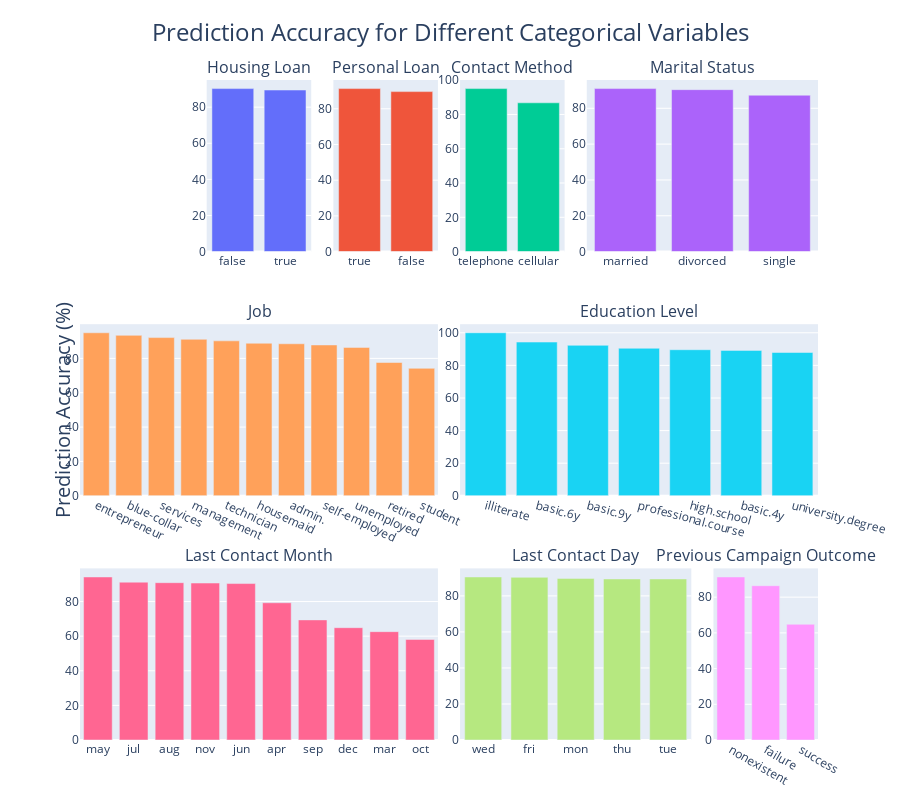

The code cell stored with this chart in its notebook:
### Markdown cell above
Calculated the prediction accuracies for different categorical variables.

### Code cell
# Create subplots of bar charts for each categorical feature and combine them in a single plot to investigate prediction accuracy
fig7 = make_subplots(rows=3, cols=6, specs=[[None, {}, {}, {}, {'colspan': 2}, None], 
                                            [{'colspan': 3}, None, None, {'colspan': 3}, None, None], 
                                            [{'colspan': 3}, None, None, {'colspan': 2}, None, {}]], 
                     subplot_titles=('Housing Loan', 'Personal Loan', 'Contact Method', 'Marital Status', 
                                     'Job', 'Education Level', 'Last Contact Month', 'Last Contact Day', 'Previous Campaign Outcome'), vertical_spacing = 0.11, horizontal_spacing = 0.03)

fig7.add_trace(go.Bar(x = accuracy_housing.index, y = accuracy_housing, hovertemplate = 'housing: %{x}<br>accuracy: %{y} %<extra></extra>'), row = 1, col = 2)
fig7.add_trace(go.Bar(x = accuracy_loan.index, y = accuracy_loan, hovertemplate = 'loan: %{x}<br>accuracy: %{y} %<extra></extra>'), row = 1, col = 3)
fig7.add_trace(go.Bar(x = accuracy_contact.index, y = accuracy_contact, hovertemplate = 'contact: %{x}<br>accuracy: %{y} %<extra></extra>'), row = 1, col = 4)
fig7.add_trace(go.Bar(x = accuracy_marital.index, y = accuracy_marital, hovertemplate = 'marital: %{x}<br>accuracy: %{y} %<extra></extra>'), row = 1, col = 5)
fig7.add_trace(go.Bar(x = accuracy_job.index, y = accuracy_job, hovertemplate = 'job: %{x}<br>accuracy: %{y} %<extra></extra>'), row = 2, col = 1)
fig7.add_trace(go.Bar(x = accuracy_education.index, y = accuracy_education, hovertemplate = 'education: %{x}<br>accuracy: %{y} %<extra></extra>'), row = 2, col = 4)
fig7.add_trace(go.Bar(x = accuracy_month.index, y = accuracy_month, hovertemplate = 'month: %{x}<br>accuracy: %{y} %<extra></extra>'), row = 3, col = 1)
fig7.add_trace(go.Bar(x = accuracy_day.index, y = accuracy_day, hovertemplate = 'day: %{x}<br>accuracy: %{y} %<extra></extra>'), row = 3, col = 4)
fig7.add_trace(go.Bar(x = accuracy_poutcome.index, y = accuracy_poutcome, hovertemplate = 'poutcome: %{x}<br>accuracy: %{y} %<extra></extra>'), row = 3, col = 6)

fig7.update_xaxes(tickangle = 15, row = 2, col = 4)
fig7.update_xaxes(tickangle = 25, row = 2, col = 1) 
fig7.add_annotation(text = 'Prediction Accuracy (%)', xref = 'paper', yref = 'paper', x = -0.045, y = 0.5, showarrow = False, textangle = -90, font = dict(size = 20))  
fig7.update_layout(title={'text' : 'Prediction Accuracy for Different Categorical Variables', 'y' : 0.97, 'x' : 0.5, 'xanchor' : 'center', 'yanchor' : 'top', 'font' : {'size' : 24}},
                   margin = dict(l = 80, r = 40, t = 80, b = 50), showlegend = False, height = 800)
fig7.show()

### Figure 1 — Plotly figure (JSON) as saved in the notebook; plotly's stock layout.template omitted (floating-point values rounded to 4 significant figures)
{"data": [{"hovertemplate": "housing: %{x}<br>accuracy: %{y} %<extra></extra>", "type": "bar", "x": [false, true], "xaxis": "x", "y": [90.3, 89.5], "yaxis": "y"}, {"hovertemplate": "loan: %{x}<br>accuracy: %{y} %<extra></extra>", "type": "bar", "x": [true, false], "xaxis": "x2", "y": [91.3, 89.6], "yaxis": "y2"}, {"hovertemplate": "contact: %{x}<br>accuracy: %{y} %<extra></extra>", "type": "bar", "x": ["telephone", "cellular"], "xaxis": "x3", "y": [95.1, 86.8], "yaxis": "y3"}, {"hovertemplate": "marital: %{x}<br>accuracy: %{y} %<extra></extra>", "type": "bar", "x": ["married", "divorced", "single"], "xaxis": "x4", "y": [91, 90.4, 87.3], "yaxis": "y4"}, {"hovertemplate": "job: %{x}<br>accuracy: %{y} %<extra></extra>", "type": "bar", "x": ["entrepreneur", "blue-collar", "services", "management", "technician", "housemaid", "admin.", "self-employed", "unemployed", "retired", "student"], "xaxis": "x5", "y": [94.9, 93.4, 92.1, 91.1, 90.2, 88.8, 88.5, 87.8, 86.4, 77.6, 74.2], "yaxis": "y5"}, {"hovertemplate": "education: %{x}<br>accuracy: %{y} %<extra></extra>", "type": "bar", "x": ["illiterate", "basic.6y", "basic.9y", "professional.course", "high.school", "basic.4y", "university.degree"], "xaxis": "x6", "y": [100, 94.3, 92.3, 90.5, 89.6, 89.2, 87.9], "yaxis": "y6"}, {"hovertemplate": "month: %{x}<br>accuracy: %{y} %<extra></extra>", "type": "bar", "x": ["may", "jul", "aug", "nov", "jun", "apr", "sep", "dec", "mar", "oct"], "xaxis": "x7", "y": [94.2, 91.2, 90.9, 90.7, 90.4, 79.3, 69.4, 64.9, 62.6, 58.1], "yaxis": "y7"}, {"hovertemplate": "day: %{x}<br>accuracy: %{y} %<extra></extra>", "type": "bar", "x": ["wed", "fri", "mon", "thu", "tue"], "xaxis": "x8", "y": [90.5, 90.3, 89.7, 89.4, 89.4], "yaxis": "y8"}, {"hovertemplate": "poutcome: %{x}<br>accuracy: %{y} %<extra></extra>", "type": "bar", "x": ["nonexistent", "failure", "success"], "xaxis": "x9", "y": [91.3, 86.4, 64.8], "yaxis": "y9"}], "layout": {"annotations": [{"font": {"size": 16}, "showarrow": false, "text": "Housing Loan", "x": 0.2425, "xanchor": "center", "xref": "paper", "y": 1, "yanchor": "bottom", "yref": "paper"}, {"font": {"size": 16}, "showarrow": false, "text": "Personal Loan", "x": 0.4142, "xanchor": "center", "xref": "paper", "y": 1, "yanchor": "bottom", "yref": "paper"}, {"font": {"size": 16}, "showarrow": false, "text": "Contact Method", "x": 0.5858, "xanchor": "center", "xref": "paper", "y": 1, "yanchor": "bottom", "yref": "paper"}, {"font": {"size": 16}, "showarrow": false, "text": "Marital Status", "x": 0.8433, "xanchor": "center", "xref": "paper", "y": 1, "yanchor": "bottom", "yref": "paper"}, {"font": {"size": 16}, "showarrow": false, "text": "Job", "x": 0.2425, "xanchor": "center", "xref": "paper", "y": 0.63, "yanchor": "bottom", "yref": "paper"}, {"font": {"size": 16}, "showarrow": false, "text": "Education Level", "x": 0.7575, "xanchor": "center", "xref": "paper", "y": 0.63, "yanchor": "bottom", "yref": "paper"}, {"font": {"size": 16}, "showarrow": false, "text": "Last Contact Month", "x": 0.2425, "xanchor": "center", "xref": "paper", "y": 0.26, "yanchor": "bottom", "yref": "paper"}, {"font": {"size": 16}, "showarrow": false, "text": "Last Contact Day", "x": 0.6717, "xanchor": "center", "xref": "paper", "y": 0.26, "yanchor": "bottom", "yref": "paper"}, {"font": {"size": 16}, "showarrow": false, "text": "Previous Campaign Outcome", "x": 0.9292, "xanchor": "center", "xref": "paper", "y": 0.26, "yanchor": "bottom", "yref": "paper"}, {"font": {"size": 20}, "showarrow": false, "text": "Prediction Accuracy (%)", "textangle": -90, "x": -0.045, "xref": "paper", "y": 0.5, "yref": "paper"}], "height": 800, "margin": {"b": 50, "l": 80, "r": 40, "t": 80}, "showlegend": false, "title": {"font": {"size": 24}, "text": "Prediction Accuracy for Different Categorical Variables", "x": 0.5, "xanchor": "center", "y": 0.97, "yanchor": "top"}, "xaxis": {"anchor": "y", "domain": [0.1717, 0.3133]}, "xaxis2": {"anchor": "y2", "domain": [0.3433, 0.485]}, "xaxis3": {"anchor": "y3", "domain": [0.515, 0.6567]}, "xaxis4": {"anchor": "y4", "domain": [0.6867, 1]}, "xaxis5": {"anchor": "y5", "domain": [0, 0.485], "tickangle": 25}, "xaxis6": {"anchor": "y6", "domain": [0.515, 1], "tickangle": 15}, "xaxis7": {"anchor": "y7", "domain": [0, 0.485]}, "xaxis8": {"anchor": "y8", "domain": [0.515, 0.8283]}, "xaxis9": {"anchor": "y9", "domain": [0.8583, 1]}, "yaxis": {"anchor": "x", "domain": [0.74, 1]}, "yaxis2": {"anchor": "x2", "domain": [0.74, 1]}, "yaxis3": {"anchor": "x3", "domain": [0.74, 1]}, "yaxis4": {"anchor": "x4", "domain": [0.74, 1]}, "yaxis5": {"anchor": "x5", "domain": [0.37, 0.63]}, "yaxis6": {"anchor": "x6", "domain": [0.37, 0.63]}, "yaxis7": {"anchor": "x7", "domain": [0, 0.26]}, "yaxis8": {"anchor": "x8", "domain": [0, 0.26]}, "yaxis9": {"anchor": "x9", "domain": [0, 0.26]}}}
